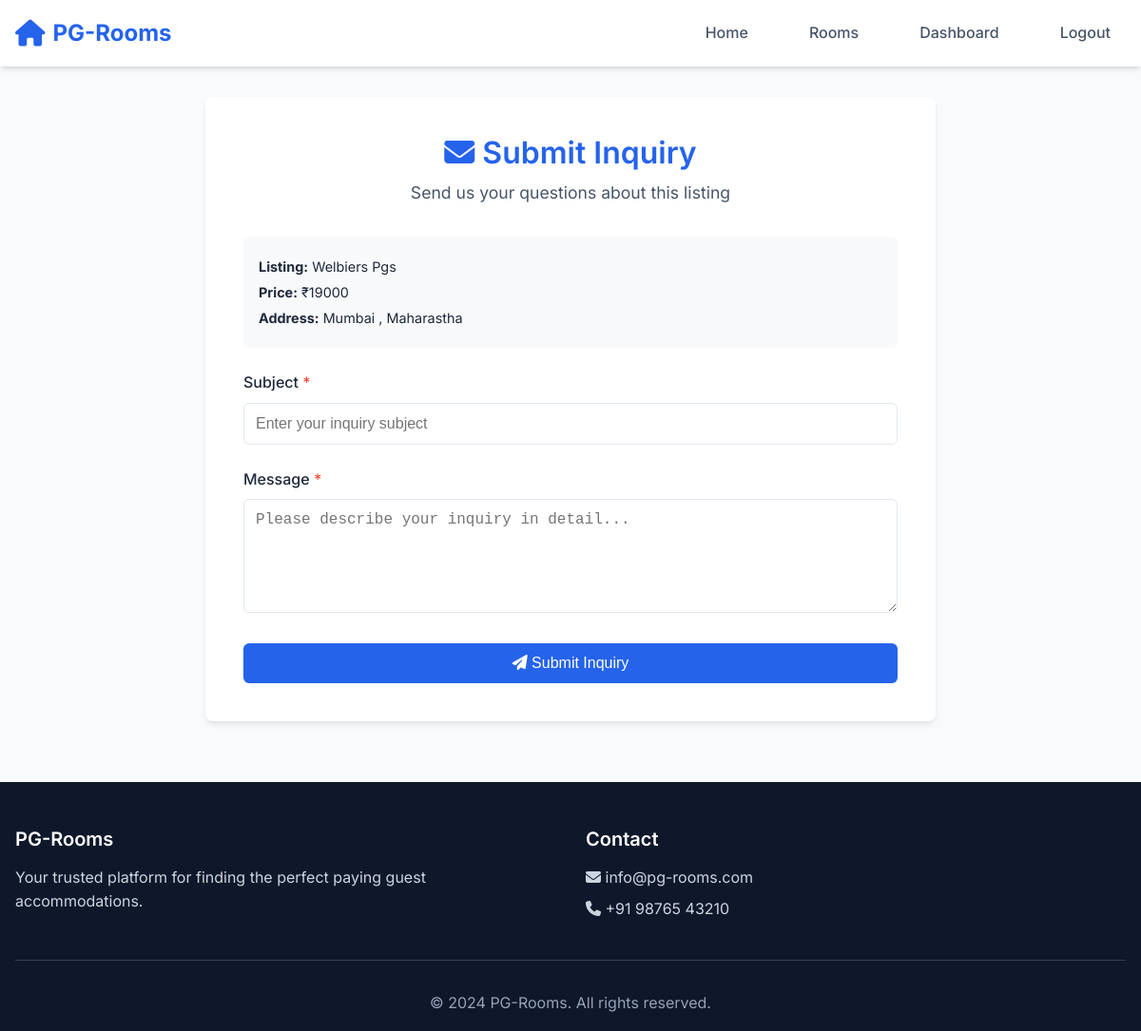
The page /pages/inquire.php?lid=13&title=Welbiers+Pgs&price=19000 (signed in) on the database its author committed.
### tables this page shows
CREATE TABLE `listing` (
  `lid` int(11) NOT NULL,
  `title` varchar(100) NOT NULL,
  `price` decimal(20,0) NOT NULL,
  `ladd` varchar(50) NOT NULL,
  `stype` varchar(20) NOT NULL,
  `wifi` varchar(40) NOT NULL,
  `ac` varchar(20) NOT NULL,
  `food` varchar(20) NOT NULL,
  `parking` varchar(20) NOT NULL,
  `gym` varchar(20) NOT NULL,
  `securitry` varchar(20) NOT NULL,
  `limage` varchar(255) NOT NULL,
  `ldesc` varchar(255) NOT NULL,
  `aid` int(10) NOT NULL
);

### pages/inquire.php (the view, shortened to what this page needs)
<?php
require_once '../database/dbcon.php';
$listing_id = isset($_GET['lid']) ? intval($_GET['lid']) : 0;
$listing_sql = "SELECT lid, title, price, ladd, aid FROM listing WHERE lid = $listing_id";
$listing_result = mysqli_query($conn, $listing_sql);
$listing = mysqli_fetch_assoc($listing_result);
?>
<!DOCTYPE html>
<html lang="en">
<head>
    <link rel="stylesheet" href="../assets/css/main.css">
    <link rel="stylesheet" href="../assets/css/responsive.css">
    <link rel="stylesheet" href="https://cdnjs.cloudflare.com/ajax/libs/font-awesome/6.4.0/css/all.min.css">
</head>
<body>
    <nav class="navbar">
        <div class="container">
            <div class="navbar-container">
                <a href="../index.php" class="navbar-brand">
                    <i class="fas fa-home"></i>
                    <span>PG-Rooms</span>
                </a>
                <ul class="navbar-nav">
                    <li><a href="../index.php" class="nav-link">Home</a></li>
                    <li><a href="Listing.php" class="nav-link">Rooms</a></li>
                    <li><a href="dashboard.php" class="nav-link">Dashboard</a></li>
                    <li><a href="logout.php" class="nav-link">Logout</a></li>
                </ul>
            </div>
        </div>
    </nav>
    <div class="inquiry-container">
        <div class="inquiry-form">
            <div class="form-header">
                <h2><i class="fas fa-envelope"></i> Submit Inquiry</h2>
                <p>Send us your questions about this listing</p>
            </div>
            <div class="user-info-display">
                <p><strong>Listing:</strong> <?php echo htmlspecialchars($listing['title']); ?></p>
                <p><strong>Price:</strong> ₹<?php echo htmlspecialchars($listing['price']); ?></p>
                <p><strong>Address:</strong> <?php echo htmlspecialchars($listing['ladd']); ?></p>
            </div>
            <form method="POST" action="inquire.php?lid=<?php echo $listing_id; ?>">
                <div class="form-group">
                    <label for="subject">Subject <span class="required">*</span></label>
                    <input type="text" id="subject" name="subject" required
                           placeholder="Enter your inquiry subject"
                           value="<?php echo isset($_POST['subject']) ? htmlspecialchars($_POST['subject']) : ''; ?>">
                </div>
                <div class="form-group">
                    <label for="message">Message <span class="required">*</span></label>
                    <textarea id="message" name="message" required
                              placeholder="Please describe your inquiry in detail..."><?php echo isset($_POST['message']) ? htmlspecialchars($_POST['message']) : ''; ?></textarea>
                </div>
                <button type="submit" name="submit_inquiry" class="btn-submit">
                    <i class="fas fa-paper-plane"></i> Submit Inquiry
                </button>
            </form>
        </div>
    </div>
    <footer class="footer">
        <div class="container">
            <div class="footer-content">
                <div class="footer-section">
                    <h5>PG-Rooms</h5>
                    <p>Your trusted platform for finding the perfect paying guest accommodations.</p>
                </div>
                <div class="footer-section">
                    <h5>Contact</h5>
                    <p><i class="fas fa-envelope"></i> info@pg-rooms.com</p>
                    <p><i class="fas fa-phone"></i> +91 98765 43210</p>
                </div>
            </div>
            <div class="footer-bottom">
                <p>&copy; 2024 PG-Rooms. All rights reserved.</p>
            </div>
        </div>
    </footer>
</body>
</html>

### assets/css/main.css (style rules this page uses)
:root { --primary-color: #2563eb; --secondary-color: #64748b; --accent-color: #f59e0b; --success-color: #10b981; --danger-color: #ef4444; --warning-color: #f59e0b; --info-color: #3b82f6; --text-primary: #1e293b; --text-secondary: #475569; --text-muted: #94a3b8; --bg-primary: #ffffff; --bg-secondary: #f8fafc; --bg-dark: #0f172a; --border-color: #e2e8f0; --shadow-sm: 0 1px 2px 0 rgb(0 0 0 / 0.05); --shadow-md: 0 4px 6px -1px rgb(0 0 0 / 0.1), 0 2px 4px -2px rgb(0 0 0 / 0.1); --shadow-lg: 0 10px 15px -3px rgb(0 0 0 / 0.1), 0 4px 6px -4px rgb(0 0 0 / 0.1); --border-radius: 0.375rem; --border-radius-lg: 0.5rem; --font-family: 'Inter', -apple-system, BlinkMacSystemFont, 'Segoe UI', Roboto, sans-serif; }
* { margin: 0; padding: 0; box-sizing: border-box; }
body { font-family: var(--font-family); line-height: 1.6; color: var(--text-primary); background-color: var(--bg-secondary); }
a { text-decoration: none; color: inherit; }
ul { list-style: none; }
h1, h2, h3, h4, h5, h6 { font-weight: 600; line-height: 1.2; margin-bottom: 0.5rem; }
h2 { font-size: 2rem; }
h5 { font-size: 1.25rem; }
.container { max-width: 1200px; margin: 0 auto; padding: 0 1rem; }
.navbar { background: var(--bg-primary); box-shadow: var(--shadow-md); position: sticky; top: 0; z-index: 1000; }
.navbar-container { display: flex; align-items: center; justify-content: space-between; padding: 1rem 0; }
.navbar-brand { display: flex; align-items: center; font-size: 1.5rem; font-weight: 700; color: var(--primary-color); }
.navbar-brand i { margin-right: 0.5rem; font-size: 1.75rem; }
.navbar-nav { display: flex; align-items: center; gap: 2rem; }
.nav-link { color: var(--text-secondary); font-weight: 500; transition: color 0.3s ease; padding: 0.5rem 1rem; border-radius: var(--border-radius); }
.footer { background: var(--bg-dark); color: white; padding: 3rem 0 1rem; margin-top: 4rem; }
.footer-content { display: grid; grid-template-columns: repeat(auto-fit, minmax(250px, 1fr)); gap: 2rem; margin-bottom: 2rem; }
.footer-section h5 { margin-bottom: 1rem; }
.footer-section p { color: #cbd5e1; margin-bottom: 0.5rem; }
.footer-bottom { text-align: center; padding-top: 2rem; border-top: 1px solid #334155; color: #94a3b8; }

### pages/inquire.php (style rules this page uses)
.inquiry-container { max-width: 800px; margin: 2rem auto; padding: 0 1rem; }
.inquiry-form { background: white; border-radius: 0.5rem; box-shadow: 0 4px 6px -1px rgb(0 0 0 / 0.1); padding: 2.5rem; margin: 2rem 0; }
.form-header { text-align: center; margin-bottom: 2rem; }
.form-header h2 { color: var(--primary-color); margin-bottom: 0.5rem; }
.form-header p { color: var(--text-secondary); font-size: 1.1rem; }
.form-group { margin-bottom: 1.5rem; }
.form-group label { display: block; margin-bottom: 0.5rem; font-weight: 500; color: var(--text-color); }
.form-group input, .form-group select, .form-group textarea { width: 100%; padding: 0.75rem; border: 1px solid var(--border-color); border-radius: 0.375rem; font-size: 1rem; transition: border-color 0.3s; }
.form-group textarea { resize: vertical; min-height: 120px; }
.btn-submit { background: var(--primary-color); color: white; padding: 0.75rem 2rem; border: none; border-radius: 0.375rem; cursor: pointer; font-size: 1rem; font-weight: 500; width: 100%; transition: background 0.3s; }
.user-info-display { background: #f8f9fa; padding: 1rem; border-radius: 0.375rem; margin-bottom: 1.5rem; }
.user-info-display p { margin: 0.25rem 0; font-size: 0.9rem; }
.required { color: #e74c3c; }

### rows shown on the page
listing: title "Welbiers Pgs", price "19000", ladd "Mumbai , Maharastha"
